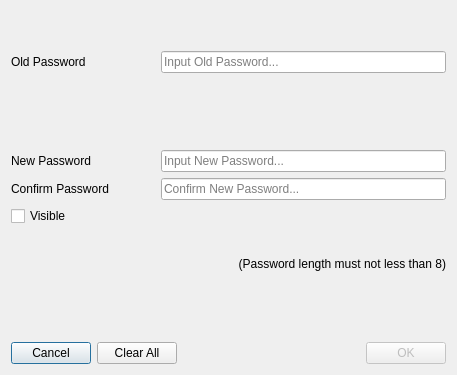
<?xml version="1.0" encoding="UTF-8"?>
<ui version="4.0">
 <class>ChangePasswordWindow</class>
 <widget class="QDialog" name="ChangePasswordWindow">
  <property name="geometry">
   <rect>
    <x>0</x>
    <y>0</y>
    <width>457</width>
    <height>375</height>
   </rect>
  </property>
  <property name="windowTitle">
   <string>Dialog</string>
  </property>
  <layout class="QGridLayout" name="gridLayout_2">
   <item row="0" column="0">
    <layout class="QGridLayout" name="gridLayout">
     <item row="2" column="2">
      <widget class="QLabel" name="lblWrongOldPasswordHint">
       <property name="text">
        <string/>
       </property>
       <property name="alignment">
        <set>Qt::AlignRight|Qt::AlignTrailing|Qt::AlignVCenter</set>
       </property>
      </widget>
     </item>
     <item row="1" column="0">
      <widget class="QLabel" name="label_3">
       <property name="text">
        <string>Old Password</string>
       </property>
      </widget>
     </item>
     <item row="6" column="0" colspan="3">
      <widget class="QLabel" name="label_4">
       <property name="text">
        <string>(Password length must not less than 8)</string>
       </property>
       <property name="alignment">
        <set>Qt::AlignRight|Qt::AlignTrailing|Qt::AlignVCenter</set>
       </property>
      </widget>
     </item>
     <item row="1" column="2">
      <widget class="QLineEdit" name="leOldPassword">
       <property name="echoMode">
        <enum>QLineEdit::Password</enum>
       </property>
       <property name="placeholderText">
        <string>Input Old Password...</string>
       </property>
      </widget>
     </item>
     <item row="4" column="0">
      <widget class="QLabel" name="label">
       <property name="text">
        <string>Confirm Password</string>
       </property>
      </widget>
     </item>
     <item row="5" column="1" colspan="2">
      <widget class="QLabel" name="lblHint">
       <property name="text">
        <string/>
       </property>
       <property name="alignment">
        <set>Qt::AlignRight|Qt::AlignTrailing|Qt::AlignVCenter</set>
       </property>
      </widget>
     </item>
     <item row="3" column="0">
      <widget class="QLabel" name="label_2">
       <property name="text">
        <string>New Password</string>
       </property>
      </widget>
     </item>
     <item row="8" column="0" colspan="3">
      <layout class="QHBoxLayout" name="horizontalLayout">
       <item>
        <widget class="QPushButton" name="btnCancel">
         <property name="text">
          <string>Cancel</string>
         </property>
        </widget>
       </item>
       <item>
        <widget class="QPushButton" name="btnClearAll">
         <property name="text">
          <string>Clear All</string>
         </property>
        </widget>
       </item>
       <item>
        <spacer name="horizontalSpacer_2">
         <property name="orientation">
          <enum>Qt::Horizontal</enum>
         </property>
         <property name="sizeHint" stdset="0">
          <size>
           <width>40</width>
           <height>20</height>
          </size>
         </property>
        </spacer>
       </item>
       <item>
        <widget class="QPushButton" name="btnOK">
         <property name="enabled">
          <bool>false</bool>
         </property>
         <property name="text">
          <string>OK</string>
         </property>
        </widget>
       </item>
      </layout>
     </item>
     <item row="4" column="2">
      <widget class="QLineEdit" name="leConfirm">
       <property name="echoMode">
        <enum>QLineEdit::Password</enum>
       </property>
       <property name="placeholderText">
        <string>Confirm New Password...</string>
       </property>
      </widget>
     </item>
     <item row="5" column="0">
      <widget class="QCheckBox" name="cbVisible">
       <property name="text">
        <string>Visible</string>
       </property>
      </widget>
     </item>
     <item row="0" column="0" colspan="3">
      <spacer name="verticalSpacer_2">
       <property name="orientation">
        <enum>Qt::Vertical</enum>
       </property>
       <property name="sizeType">
        <enum>QSizePolicy::Minimum</enum>
       </property>
       <property name="sizeHint" stdset="0">
        <size>
         <width>20</width>
         <height>40</height>
        </size>
       </property>
      </spacer>
     </item>
     <item row="1" column="1" rowspan="4">
      <spacer name="horizontalSpacer">
       <property name="orientation">
        <enum>Qt::Horizontal</enum>
       </property>
       <property name="sizeType">
        <enum>QSizePolicy::Minimum</enum>
       </property>
       <property name="sizeHint" stdset="0">
        <size>
         <width>40</width>
         <height>20</height>
        </size>
       </property>
      </spacer>
     </item>
     <item row="7" column="0" colspan="3">
      <spacer name="verticalSpacer">
       <property name="orientation">
        <enum>Qt::Vertical</enum>
       </property>
       <property name="sizeType">
        <enum>QSizePolicy::Minimum</enum>
       </property>
       <property name="sizeHint" stdset="0">
        <size>
         <width>20</width>
         <height>40</height>
        </size>
       </property>
      </spacer>
     </item>
     <item row="3" column="2">
      <widget class="QLineEdit" name="leNewPassword">
       <property name="echoMode">
        <enum>QLineEdit::Password</enum>
       </property>
       <property name="placeholderText">
        <string>Input New Password...</string>
       </property>
      </widget>
     </item>
    </layout>
   </item>
  </layout>
 </widget>
 <tabstops>
  <tabstop>leOldPassword</tabstop>
  <tabstop>leNewPassword</tabstop>
  <tabstop>leConfirm</tabstop>
  <tabstop>cbVisible</tabstop>
  <tabstop>btnCancel</tabstop>
  <tabstop>btnClearAll</tabstop>
  <tabstop>btnOK</tabstop>
 </tabstops>
 <resources/>
 <connections>
  <connection>
   <sender>btnCancel</sender>
   <signal>clicked()</signal>
   <receiver>ChangePasswordWindow</receiver>
   <slot>close()</slot>
   <hints>
    <hint type="sourcelabel">
     <x>54</x>
     <y>321</y>
    </hint>
    <hint type="destinationlabel">
     <x>228</x>
     <y>175</y>
    </hint>
   </hints>
  </connection>
 </connections>
</ui>
